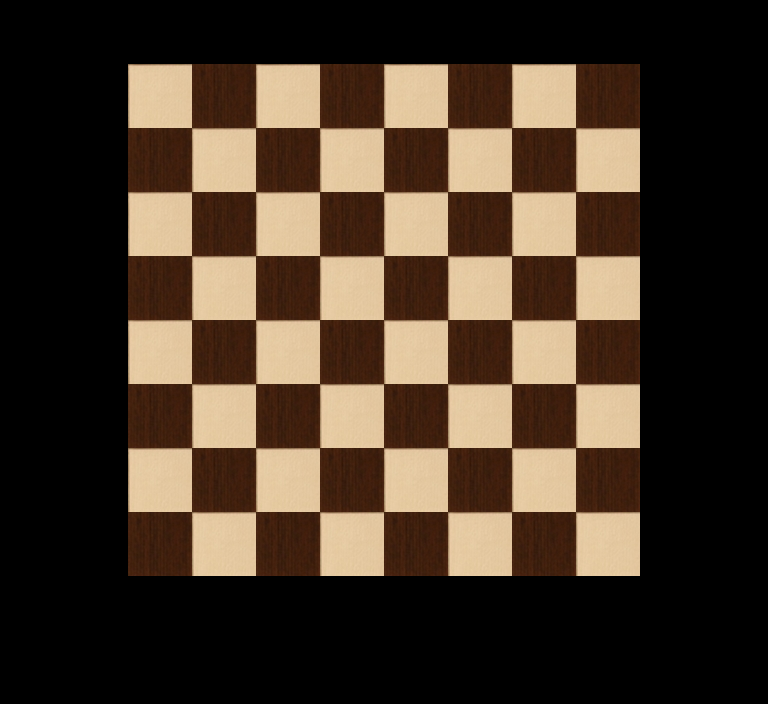

This game map was drawn from its Tiled (.tmx) file and the tilesets committed beside it. A one-line description and the trimmed map source follow:
An orthogonal 12x11 tile map with 64x64 px tiles, 1 tile layer (background), 2 tilesets.

<map version="1.0" orientation="orthogonal" width="12" height="11" tilewidth="64" tileheight="64">
 <tileset firstgid="1" name="tan_piece" tilewidth="64" tileheight="64">
  <image source="../img/tan_piece.jpg" width="64" height="64" />
  <terraintypes>
   <terrain name="Tan Piece" tile="-1" />
  </terraintypes>
 </tileset>
 <tileset firstgid="2" name="dark_piece" tilewidth="64" tileheight="64">
  <image source="../img/dark_piece.jpg" width="64" height="64" />
  <terraintypes>
   <terrain name="Dark Piece" tile="-1" />
  </terraintypes>
 </tileset>
 <layer name="background" width="12" height="11">
  <data>[132 cells, 64 non-empty, 2 distinct tile ids]</data>
 </layer>
</map>